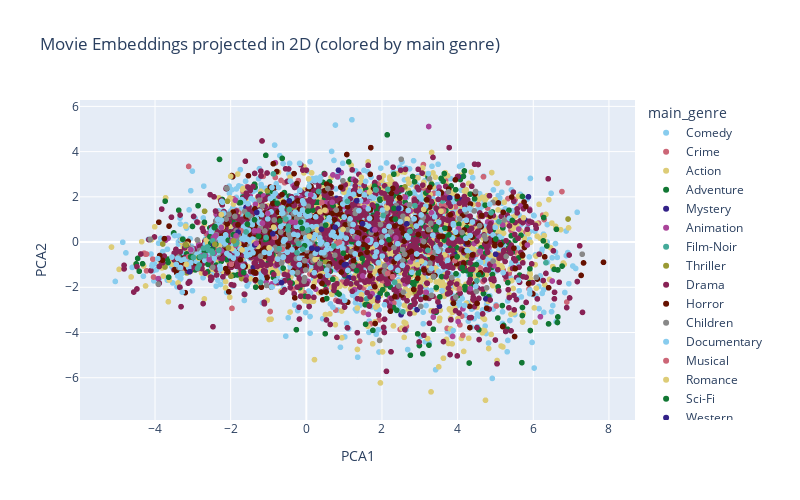

The notebook cell saved with this chart:
### Markdown cell above
You have already studied PCA, it is a useful technique for dimensionality reduction, but also simply for visualization. Don't forget to scale your embeddings first. To access the embeddings values of your keras model, have a look at the *get_weights()* function.

Compute a PCA on all your movies embeddings, get the 2 first principal components, and do a scatter plot of all the movies on a 2D plane, where each movie is a point defined by the two values of the two first principal components of the PCA from its embedding. Add the titles of the movies to each point of the plot (use plotly to do so it will be clearer), and try to see if you can interpret the axes of the PCA through to different movie genres, like in Figure 3 from the article *Matrix Factorization Techniques for Recommender Systems*.

### Code cell
from sklearn.preprocessing import StandardScaler
from sklearn.decomposition import PCA
import plotly.express as pxa


# Get all unique movie IDs (reindexed)
movies_name = dataset['movieId'].unique()

# Extract the movie embedding weights
movie_emb_weights = best_model.get_layer('q_i__movie_embedding').get_weights()[0]

# Standardize embeddings before PCA
scaler = StandardScaler()
movie_emb_weights_scaled = scaler.fit_transform(movie_emb_weights)

# Apply PCA to reduce to 2D
pca = PCA(n_components=2)
with tf.device('/cpu:0'):
    X_pca = pca.fit_transform(movie_emb_weights_scaled)

# Create a DataFrame for visualization
pca_df = pd.DataFrame({
    'movieId': movies_name,
    'PCA1': X_pca[:, 0],
    'PCA2': X_pca[:, 1]
})

# Map back to original IDs and titles
pca_df['originalId'] = pca_df['movieId'].map(reverse_movie_ids_map)
pca_df['title'] = pca_df['originalId'].map(movieId_to_title)


# Merge with movie metadata (for genres)
pca_df = pca_df.merge(df_movies[['movieId', 'genres']], left_on='originalId', right_on='movieId', how='left')
pca_df.drop(columns=['movieId_y'], inplace=True)
pca_df.rename(columns={'movieId_x': 'movieId'}, inplace=True)

# Simplify genres: take only the first one for color clarity
pca_df['main_genre'] = pca_df['genres'].apply(lambda g: g.split('|')[0] if isinstance(g, str) else 'Unknown')

# Interactive scatter plot with Plotly
fig = px.scatter(
    pca_df,
    x='PCA1',
    y='PCA2',
    color='main_genre',
    hover_name='title',
    hover_data={'main_genre': True},
    title='Movie Embeddings projected in 2D (colored by main genre)',
    width=800,   # largura em pixels
    height=500,    # altura em pixels
    color_discrete_sequence=px.colors.qualitative.Safe
)
#fig.update_traces(marker=dict(size=6, opacity=0.7))
fig.show()

### Figure 1 — Plotly figure (JSON) as saved in the notebook; plotly's stock layout.template omitted (floating-point values rounded to 4 significant figures; data arrays with more than 128 entries replaced by an {"elided": "..."} marker saying what was removed)
{"data": [{"customdata": {"elided": "2776x1 str values"}, "hovertemplate": "<b>%{hovertext}</b><br><br>main_genre=%{customdata[0]}<br>PCA1=%{x}<br>PCA2=%{y}<extra></extra>", "hovertext": {"elided": "2776 str values"}, "legendgroup": "Comedy", "marker": {"color": "rgb(136, 204, 238)", "symbol": "circle"}, "mode": "markers", "name": "Comedy", "showlegend": true, "type": "scattergl", "x": {"elided": "2776 float values"}, "xaxis": "x", "y": {"elided": "2776 float values"}, "yaxis": "y"}, {"customdata": {"elided": "534x1 str values"}, "hovertemplate": "<b>%{hovertext}</b><br><br>main_genre=%{customdata[0]}<br>PCA1=%{x}<br>PCA2=%{y}<extra></extra>", "hovertext": {"elided": "534 str values"}, "legendgroup": "Crime", "marker": {"color": "rgb(204, 102, 119)", "symbol": "circle"}, "mode": "markers", "name": "Crime", "showlegend": true, "type": "scattergl", "x": {"elided": "534 float values"}, "xaxis": "x", "y": {"elided": "534 float values"}, "yaxis": "y"}, {"customdata": {"elided": "1828x1 str values"}, "hovertemplate": "<b>%{hovertext}</b><br><br>main_genre=%{customdata[0]}<br>PCA1=%{x}<br>PCA2=%{y}<extra></extra>", "hovertext": {"elided": "1828 str values"}, "legendgroup": "Action", "marker": {"color": "rgb(221, 204, 119)", "symbol": "circle"}, "mode": "markers", "name": "Action", "showlegend": true, "type": "scattergl", "x": {"elided": "1828 float values"}, "xaxis": "x", "y": {"elided": "1828 float values"}, "yaxis": "y"}, {"customdata": {"elided": "652x1 str values"}, "hovertemplate": "<b>%{hovertext}</b><br><br>main_genre=%{customdata[0]}<br>PCA1=%{x}<br>PCA2=%{y}<extra></extra>", "hovertext": {"elided": "652 str values"}, "legendgroup": "Adventure", "marker": {"color": "rgb(17, 119, 51)", "symbol": "circle"}, "mode": "markers", "name": "Adventure", "showlegend": true, "type": "scattergl", "x": {"elided": "652 float values"}, "xaxis": "x", "y": {"elided": "652 float values"}, "yaxis": "y"}, {"customdata": [["Mystery"], ["Mystery"], ["Mystery"], ["Mystery"], ["Mystery"], ["Mystery"], ["Mystery"], ["Mystery"], ["Mystery"], ["Mystery"], ["Mystery"], ["Mystery"], ["Mystery"], ["Mystery"], ["Mystery"], ["Mystery"], ["Mystery"], ["Mystery"], ["Mystery"], ["Mystery"], ["Mystery"], ["Mystery"], ["Mystery"], ["Mystery"], ["Mystery"], ["Mystery"], ["Mystery"], ["Mystery"], ["Mystery"], ["Mystery"], ["Mystery"], ["Mystery"], ["Mystery"], ["Mystery"], ["Mystery"], ["Mystery"], ["Mystery"], ["Mystery"], ["Mystery"], ["Mystery"], ["Mystery"], ["Mystery"], ["Mystery"], ["Mystery"], ["Mystery"], ["Mystery"], ["Mystery"], ["Mystery"]], "hovertemplate": "<b>%{hovertext}</b><br><br>main_genre=%{customdata[0]}<br>PCA1=%{x}<br>PCA2=%{y}<extra></extra>", "hovertext": ["Seven (a.k.a. Se7en) (1995)", "District 9 (2009)", "Memento (2000)", "Vanilla Sky (2001)", "Old Boy (2003)", "Saboteur (1942)", "Twelve Monkeys (a.k.a. 12 Monkeys) (1995)", "Absolute Power (1997)", "Jennifer 8 (1992)", "Maltese Falcon, The (a.k.a. Dangerous Female) (1931)", "Rear Window (1954)", "Dead Again (1991)", "Vanishing, The (1993)", "Exam (2009)", "Secret Window (2004)", "Spellbound (1945)", "Pacific Heights (1990)", "Super 8 (2011)", "Inferno (2016)", "Stepford Wives, The (1975)", "Enemy (2013)", "Blow Out (1981)", "Just Cause (1995)", "Seconds (1966)", "True Crime (1996)", "Eyes of Laura Mars (1978)", "Cat o' Nine Tails, The (Gatto a nove code, Il) (1971)", "The Boy Next Door (2015)", "Unforgettable (1996)", "Fear X (2003)", "Andromeda Strain, The (1971)", "Buried (2010)", "Mortal Thoughts (1991)", "Body Double (1984)", "Masquerade (1988)", "Bunny Lake Is Missing (1965)", "Truth About Charlie, The (2002)", "Project X (1968)", "Raven, The (2012)", "The Wailing (2016)", "Death Note Rewrite: Genshisuru Kami (2007)", "Dressed to Kill (1980)", "Sherlock Holmes: The Woman in Green (1945)", "Narcopolis (2014)", "Shattered (1991)", "Stage Fright (1950)", "Obsession (1976)", "Underneath (1995)"], "legendgroup": "Mystery", "marker": {"color": "rgb(51, 34, 136)", "symbol": "circle"}, "mode": "markers", "name": "Mystery", "showlegend": true, "type": "scattergl", "x": [3.519, 2.504, 4.023, -2.462, 4.223, 2.092, 2.111, 4.119, 0.7948, 1.619, -1.996, -2.437, 3.918, 3.63, 2.223, -2.787, 0.4818, -2.073, 1.119, 2.927, 0.003811, 1.061, -2.741, 4.747, -2.787, 1.069, 5.872, -1.464, -0.7825, -2.467, 5.786, -2.028, 1.13, -2.813, -1.399, -2.616, -3.325, -0.1785, -0.6045, 2.529, -1.635, -1.972, -0.9635, -2.869, -2.787, -2.518, -2.638, -1.594], "xaxis": "x", "y": [-2.839, -3.216, 2.896, 0.1839, -0.08396, 0.7984, -1.436, 1.875, 1.932, -0.4499, -0.7284, 0.6603, -0.5537, 1.878, -0.7522, -0.6425, -0.4151, -0.5036, 0.2067, -2.991, -1.067, -1.001, -0.5736, -2.512, -0.6425, 1.222, 2.003, 0.8969, 1.51, -0.1278, 0.9709, 0.3113, -1.575, -0.7064, -1.117, 0.06701, -1.397, -1.113, 1.157, 0.07368, 0.6509, -0.2902, -0.0288, -0.6926, -0.6425, -0.3369, -0.6132, 1.537], "yaxis": "y"}, {"customdata": {"elided": "297x1 str values"}, "hovertemplate": "<b>%{hovertext}</b><br><br>main_genre=%{customdata[0]}<br>PCA1=%{x}<br>PCA2=%{y}<extra></extra>", "hovertext": {"elided": "297 str values"}, "legendgroup": "Animation", "marker": {"color": "rgb(170, 68, 153)", "symbol": "circle"}, "mode": "markers", "name": "Animation", "showlegend": true, "type": "scattergl", "x": {"elided": "297 float values"}, "xaxis": "x", "y": {"elided": "297 float values"}, "yaxis": "y"}, {"customdata": [["Film-Noir"], ["Film-Noir"], ["Film-Noir"], ["Film-Noir"], ["Film-Noir"], ["Film-Noir"], ["Film-Noir"], ["Film-Noir"], ["Film-Noir"], ["Film-Noir"], ["Film-Noir"], ["Film-Noir"]], "hovertemplate": "<b>%{hovertext}</b><br><br>main_genre=%{customdata[0]}<br>PCA1=%{x}<br>PCA2=%{y}<extra></extra>", "hovertext": ["Third Man, The (1949)", "Maltese Falcon, The (1941)", "Out of the Past (1947)", "Angel Heart (1987)", "D.O.A. (1988)", "Notorious (1946)", "Kiss Me Deadly (1955)", "Suspicion (1941)", "Undercurrent (1946)", "Suture (1993)", "Pickup on South Street (1953)", "13 Tzameti (2005)"], "legendgroup": "Film-Noir", "marker": {"color": "rgb(68, 170, 153)", "symbol": "circle"}, "mode": "markers", "name": "Film-Noir", "showlegend": true, "type": "scattergl", "x": [2.553, -2.787, 3.599, -1.162, 1.594, 3.069, -2.697, -1.162, -2.787, -1.886, 0.1376, -2.329], "xaxis": "x", "y": [-3.086, -0.6425, 1.816, 1.091, -2.517, 1.563, -0.4187, 0.5644, -0.6425, -0.1392, 0.9128, 1.01], "yaxis": "y"}, {"customdata": [["Thriller"], ["Thriller"], ["Thriller"], ["Thriller"], ["Thriller"], ["Thriller"], ["Thriller"], ["Thriller"], ["Thriller"], ["Thriller"], ["Thriller"], ["Thriller"], ["Thriller"], ["Thriller"], ["Thriller"], ["Thriller"], ["Thriller"], ["Thriller"], ["Thriller"], ["Thriller"], ["Thriller"], ["Thriller"], ["Thriller"], ["Thriller"], ["Thriller"], ["Thriller"], ["Thriller"], ["Thriller"], ["Thriller"], ["Thriller"], ["Thriller"], ["Thriller"], ["Thriller"], ["Thriller"], ["Thriller"], ["Thriller"], ["Thriller"], ["Thriller"], ["Thriller"], ["Thriller"], ["Thriller"], ["Thriller"], ["Thriller"], ["Thriller"], ["Thriller"], ["Thriller"], ["Thriller"], ["Thriller"], ["Thriller"], ["Thriller"], ["Thriller"], ["Thriller"], ["Thriller"], ["Thriller"], ["Thriller"], ["Thriller"], ["Thriller"], ["Thriller"], ["Thriller"], ["Thriller"], ["Thriller"], ["Thriller"], ["Thriller"], ["Thriller"], ["Thriller"], ["Thriller"], ["Thriller"], ["Thriller"], ["Thriller"], ["Thriller"], ["Thriller"], ["Thriller"], ["Thriller"], ["Thriller"], ["Thriller"], ["Thriller"], ["Thriller"], ["Thriller"], ["Thriller"], ["Thriller"], ["Thriller"], ["Thriller"], ["Thriller"]], "hovertemplate": "<b>%{hovertext}</b><br><br>main_genre=%{customdata[0]}<br>PCA1=%{x}<br>PCA2=%{y}<extra></extra>", "hovertext": ["Fugitive, The (1993)", "Hush (2016)", "Safe (1995)", "Malice (1993)", "10 Cloverfield Lane (2016)", "The Girl on the Train (2016)", "15 Minutes (2001)", "High Crimes (2002)", "Hush (1998)", "Fear (1996)", "Panic Room (2002)", "Cop (1988)", "Red Rock West (1992)", "Miss Sloane (2016)", "Arlington Road (1999)", "Crush, The (1993)", "Sleepers (1996)", "The Thinning (2016)", "Cape Fear (1991)", "In Crowd, The (2000)", "Best Offer, The (Migliore offerta, La) (2013)", "Don't Breathe (2016)", "Standoff (2016)", "Manchurian Candidate, The (2004)", "Hideaway (1995)", "Spotlight (2015)", "Dead Zone, The (1983)", "Felony (2013)", "Dead Calm (1989)", "Fourth Protocol, The (1987)", "Gift, The (2000)", "Perfect Murder, A (1998)", "Mojave (2015)", "Sliver (1993)", "Across the Hall (2009)", "Guest, The (2014)", "Spartan (2004)", "A Most Wanted Man (2014)", "Stranger in the House (1997)", "Jade (1995)", "Eye of the Beholder (1999)", "Stay (2005)", "Bone Collector, The (1999)", "Strangeland (1998)", "Best Seller (1987)", "Who Am I (Kein System Ist Sicher) (2014)", "Skulls, The (2000)", "Tiger Raid (2016)", "Swimfan (2002)", "Kill Me Three Times (2014)", "I Saw What You Did (1965)", "Twisted (2004)", "Atomic Blonde (2017)", "I Confess (1953)", "Eye, The (Gin gwai) (Jian gui) (2002)", "Sabotage (1936)", "The Loft (2014)", "Don't Say a Word (2001)", "Topaz (1969)", "Felicia's Journey (1999)", "Blink (1994)", "Odessa File, The (1974)", "Glass House, The (2001)", "Bless the Child (2000)", "Shadow Conspiracy (1997)", "American Fable (2017)", "Coma (1978)", "Careful What You Wish For (2015)", "Frenzy (1972)", "Elle (2016)", "Torn Curtain (1966)", "Intact (Intacto) (2001)", "The Maid's Room (2014)", "Colonia (2016)", "Return to Sender (2015)", "Secret Agent (1936)", "Blue Ruin (2013)", "Tightrope (1984)", "Bad Karma (2012)", "Eyewitness (Janitor, The) (1981)", "Ipcress File, The (1965)", "Seven Days in May (1964)", "Domestic Disturbance (2001)"], "legendgroup": "Thriller", "marker": {"color": "rgb(153, 153, 51)", "symbol": "circle"}, "mode": "markers", "name": "Thriller", "showlegend": true, "type": "scattergl", "x": [2.88, 0.1886, 2.694, 3.9, -1.712, 0.8949, 3.182, 3.126, 2.844, 2.608, -1.179, 2.258, 0.08884, -2.464, -2.832, 2.791, 0.5104, 3.896, 0.3224, -3.159, 1.45, -2.404, -3.197, 2.064, -2.13, 2.071, 6.92, 2.814, -0.7868, -3.737, -1.973, 0.949, -2.522, -2.199, -3.127, -2.4, -2.787, 0.3377, -1.768, -0.7873, -1.547, -2.715, 2.508, -2.953, -3.196, -2.541, -0.3897, -0.003612, -1.033, 4.254, -2.803, 2.702, -1.674, 0.2948, 1.726, -2.085, 1.232, 2.187, -2.787, -0.4639, -2.059, -3.324, -2.7, 1.344, 1.49, 3.843, 3.193, -3.796, -2.424, -2.689, -0.3011, -2.274, -2.615, -3.146, 1.789, -3.043, -0.3874, -1.992, -2.752, -2.787, -3.305, -2.569, 3.505], "xaxis": "x", "y": [-2.215, 0.384, 0.4603, 0.2671, -1.613, 1.203, 0.6076, 0.2609, -0.3196, 2.44, 0.9399, 0.9781, 0.5499, 0.4231, -0.6743, -1.279, -0.8728, 0.9162, 0.5181, -1.361, 2.146, 0.7003, -0.7674, 0.9895, 0.9831, 1.945, 1.019, 0.7484, 0.9622, -1.102, 0.02513, 1.2, -0.9229, 1.249, -0.9915, 0.09864, -0.6425, -0.1677, -0.3119, 2.058, 0.8027, -0.2653, 0.9463, -0.8838, -0.1399, -0.3586, 1.677, -1.143, 2.266, -0.5965, -0.6655, 0.9595, 0.6182, 1.209, -0.5902, 1.803, -0.3881, 0.8948, -0.6425, 1.567, 0.002021, -1.399, -0.5918, 0.1022, -0.6746, 0.1458, -0.3165, -0.08521, -0.5023, 1.362, 1.465, -0.06029, -0.0892, -0.1033, 0.219, -0.7208, 1.366, -1.513, -0.6313, -0.6425, -1.366, -0.3496, 0.7984], "yaxis": "y"}, {"customdata": {"elided": "2218x1 str values"}, "hovertemplate": "<b>%{hovertext}</b><br><br>main_genre=%{customdata[0]}<br>PCA1=%{x}<br>PCA2=%{y}<extra></extra>", "hovertext": {"elided": "2218 str values"}, "legendgroup": "Drama", "marker": {"color": "rgb(136, 34, 85)", "symbol": "circle"}, "mode": "markers", "name": "Drama", "showlegend": true, "type": "scattergl", "x": {"elided": "2218 float values"}, "xaxis": "x", "y": {"elided": "2218 float values"}, "yaxis": "y"}, {"customdata": {"elided": "468x1 str values"}, "hovertemplate": "<b>%{hovertext}</b><br><br>main_genre=%{customdata[0]}<br>PCA1=%{x}<br>PCA2=%{y}<extra></extra>", "hovertext": {"elided": "468 str values"}, "legendgroup": "Horror", "marker": {"color": "rgb(102, 17, 0)", "symbol": "circle"}, "mode": "markers", "name": "Horror", "showlegend": true, "type": "scattergl", "x": {"elided": "468 float values"}, "xaxis": "x", "y": {"elided": "468 float values"}, "yaxis": "y"}, {"customdata": {"elided": "197x1 str values"}, "hovertemplate": "<b>%{hovertext}</b><br><br>main_genre=%{customdata[0]}<br>PCA1=%{x}<br>PCA2=%{y}<extra></extra>", "hovertext": {"elided": "197 str values"}, "legendgroup": "Children", "marker": {"color": "rgb(136, 136, 136)", "symbol": "circle"}, "mode": "markers", "name": "Children", "showlegend": true, "type": "scattergl", "x": {"elided": "197 float values"}, "xaxis": "x", "y": {"elided": "197 float values"}, "yaxis": "y"}, {"customdata": {"elided": "385x1 str values"}, "hovertemplate": "<b>%{hovertext}</b><br><br>main_genre=%{customdata[0]}<br>PCA1=%{x}<br>PCA2=%{y}<extra></extra>", "hovertext": {"elided": "385 str values"}, "legendgroup": "Documentary", "marker": {"color": "rgb(136, 204, 238)", "symbol": "circle"}, "mode": "markers", "name": "Documentary", "showlegend": true, "type": "scattergl", "x": {"elided": "385 float values"}, "xaxis": "x", "y": {"elided": "385 float values"}, "yaxis": "y"}, {"customdata": [["Musical"], ["Musical"], ["Musical"], ["Musical"], ["Musical"], ["Musical"], ["Musical"], ["Musical"], ["Musical"], ["Musical"], ["Musical"], ["Musical"], ["Musical"], ["Musical"], ["Musical"], ["Musical"], ["Musical"], ["Musical"], ["Musical"], ["Musical"], ["Musical"], ["Musical"], ["Musical"]], "hovertemplate": "<b>%{hovertext}</b><br><br>main_genre=%{customdata[0]}<br>PCA1=%{x}<br>PCA2=%{y}<extra></extra>", "hovertext": ["Sound of Music, The (1965)", "Meet Me in St. Louis (1944)", "Oklahoma! (1955)", "From Justin to Kelly (2003)", "American in Paris, An (1951)", "Tommy (1975)", "Easter Parade (1948)", "Calamity Jane (1953)", "South Pacific (1958)", "Breakin' 2: Electric Boogaloo (1984)", "Gigi (1958)", "Gold Diggers of 1933 (1933)", "Fantasticks, The (1995)", "Moonwalker (1988)", "Unsinkable Molly Brown, The (1964)", "Cats (1998)", "Happy Go Lovely (1951)", "Gypsy (1962)", "Love Me Tender (1956)", "Silk Stockings (1957)", "Jolson Story, The (1946)", "Inspector General, The (1949)", "Broadway Melody, The (1929)"], "legendgroup": "Musical", "marker": {"color": "rgb(204, 102, 119)", "symbol": "circle"}, "mode": "markers", "name": "Musical", "showlegend": true, "type": "scattergl", "x": [3.93, 0.4087, 2.153, -1.984, 3.267, 3.626, -1.724, 0.8769, -2.407, -2.687, 0.8029, -0.6365, 0.5256, 4.137, -0.571, 2.28, -0.8372, 4.049, -0.9567, -2.366, -2.338, -3.113, -2.787], "xaxis": "x", "y": [-0.8184, 1.755, -1.389, -0.9838, -0.4576, 1.37, 0.4986, 0.002597, -0.1007, -0.513, -0.05584, -0.3106, 1.377, -4.126, 0.9493, -1.533, 0.2107, -2.068, -3.074, -0.232, -0.3655, -0.6443, -0.6425], "yaxis": "y"}, {"customdata": [["Romance"], ["Romance"], ["Romance"], ["Romance"], ["Romance"], ["Romance"], ["Romance"], ["Romance"], ["Romance"], ["Romance"], ["Romance"], ["Romance"], ["Romance"], ["Romance"], ["Romance"], ["Romance"], ["Romance"], ["Romance"], ["Romance"], ["Romance"], ["Romance"], ["Romance"], ["Romance"], ["Romance"], ["Romance"], ["Romance"], ["Romance"], ["Romance"], ["Romance"], ["Romance"], ["Romance"], ["Romance"], ["Romance"], ["Romance"], ["Romance"], ["Romance"], ["Romance"], ["Romance"]], "hovertemplate": "<b>%{hovertext}</b><br><br>main_genre=%{customdata[0]}<br>PCA1=%{x}<br>PCA2=%{y}<extra></extra>", "hovertext": ["Life Less Ordinary, A (1997)", "Meet Joe Black (1998)", "Adjustment Bureau, The (2011)", "Jetée, La (1962)", "Temptress Moon (Feng Yue) (1996)", "Happy Accidents (2000)", "Fall (1997)", "Birdemic: Shock and Terror (2010)", "Enigma (2001)", "Dirty Dancing: Havana Nights (2004)", "Farewell to Arms, A (1932)", "Cherry 2000 (1987)", "Upstream Color (2013)", "Hustler White (1996)", "Paris, I Love You (Paris, je t'aime) (2006)", "House of Mirth, The (2000)", "Code 46 (2003)", "Claim, The (2000)", "Before We Go (2014)", "Big Country, The (1958)", "Message in a Bottle (1999)", "Autumn Tale, An (Conte d'automne) (1998)", "Raise Your Voice (2004)", "Against All Odds (1984)", "'Tis the Season for Love (2015)", "Angel Eyes (2001)", "Love and Other Catastrophes (1996)", "In Love and War (1996)", "Anything for Love (2016)", "And Now... Ladies and Gentlemen... (2002)", "He Loves Me... He Loves Me Not (À la folie... pas du tout) (2002)", "Open Hearts (Elsker dig for evigt) (2002)", "Kama Sutra: A Tale of Love (1996)", "Emma (1996)", "Rio Grande (1950)", "Love Jones (1997)", "Brown Sugar (2002)", "Jack and Sarah (1995)"], "legendgroup": "Romance", "marker": {"color": "rgb(221, 204, 119)", "symbol": "circle"}, "mode": "markers", "name": "Romance", "showlegend": true, "type": "scattergl", "x": [0.2315, 3.046, 3.855, -1.7, 2.667, 1.453, -1.784, -0.985, -1.972, -2.85, -2.0, -2.308, 2.937, -2.248, 3.56, 0.3618, 1.67, 3.103, -2.644, -2.86, 0.2902, 0.5541, -2.787, 5.74, 2.137, -1.279, -3.152, -0.8625, -1.377, -2.787, -3.281, -3.17, 0.9703, 0.4922, 0.08042, -2.826, -2.606, -2.217], "xaxis": "x", "y": [-0.7714, -0.8443, -4.501, -0.3481, 1.017, 2.863, -0.07808, -0.2571, -0.2894, -0.7091, 2.906, -0.1602, -1.011, 1.213, 1.369, 1.335, 2.212, 1.444, 0.07971, -0.6865, 0.5355, 0.7598, -0.6425, 1.074, 1.504, -0.1921, -0.1, 0.6588, -0.01642, -0.6425, 0.1244, -0.9878, 0.5585, 1.41, 0.2565, -0.68, -0.08112, 0.6615], "yaxis": "y"}, {"customdata": [["Sci-Fi"], ["Sci-Fi"], ["Sci-Fi"], ["Sci-Fi"], ["Sci-Fi"], ["Sci-Fi"], ["Sci-Fi"], ["Sci-Fi"], ["Sci-Fi"], ["Sci-Fi"], ["Sci-Fi"], ["Sci-Fi"], ["Sci-Fi"], ["Sci-Fi"], ["Sci-Fi"], ["Sci-Fi"], ["Sci-Fi"], ["Sci-Fi"], ["Sci-Fi"], ["Sci-Fi"], ["Sci-Fi"], ["Sci-Fi"], ["Sci-Fi"], ["Sci-Fi"], ["Sci-Fi"], ["Sci-Fi"], ["Sci-Fi"], ["Sci-Fi"], ["Sci-Fi"], ["Sci-Fi"], ["Sci-Fi"], ["Sci-Fi"], ["Sci-Fi"], ["Sci-Fi"], ["Sci-Fi"], ["Sci-Fi"], ["Sci-Fi"], ["Sci-Fi"], ["Sci-Fi"], ["Sci-Fi"], ["Sci-Fi"], ["Sci-Fi"], ["Sci-Fi"], ["Sci-Fi"], ["Sci-Fi"], ["Sci-Fi"], ["Sci-Fi"], ["Sci-Fi"], ["Sci-Fi"], ["Sci-Fi"], ["Sci-Fi"], ["Sci-Fi"], ["Sci-Fi"], ["Sci-Fi"], ["Sci-Fi"], ["Sci-Fi"], ["Sci-Fi"], ["Sci-Fi"], ["Sci-Fi"], ["Sci-Fi"], ["Sci-Fi"], ["Sci-Fi"]], "hovertemplate": "<b>%{hovertext}</b><br><br>main_genre=%{customdata[0]}<br>PCA1=%{x}<br>PCA2=%{y}<extra></extra>", "hovertext": ["Timecrimes (Cronocrímenes, Los) (2007)", "2010: The Year We Make Contact (1984)", "Limitless (2011)", "Island of Dr. Moreau, The (1996)", "Interstellar (2014)", "Blade Runner 2049 (2017)", "Arrival (2016)", "Mission to Mars (2000)", "Boy and His Dog, A (1975)", "Meteor (1979)", "Sphere (1998)", "Contagion (2011)", "2048: Nowhere to Run (2017)", "Omega Doom (1996)", "Idaho Transfer (1973)", "Futureworld (1976)", "Seven Sisters (2017)", "Dawn of the Planet of the Apes (2014)", "Doctor Who: The Runaway Bride (2007)", "Time After Time (1979)", "Angry Red Planet, The (1959)", "Project Almanac (2015)", "Runaway (1984)", "This Island Earth (1955)", "Buck Rogers in the 25th Century (1979)", "Stargate: Continuum (2008)", "Robot Jox (1990)", "Guyver: Dark Hero (1994)", "Doctor Who: A Christmas Carol (2010)", "Brainstorm (1983)", "Sharknado (2013)", "Oblivion 2: Backlash (1996)", "Android (1982)", "Autómata (Automata) (2014)", "20 Million Miles to Earth (1957)", "Alien from L.A. (1988)", "Cargo (2009)", "Final Cut, The (2004)", "Beginning of the End (1957)", "Webmaster (1998)", "When Worlds Collide (1951)", "Retroactive (1997)", "It Came from Outer Space (1953)", "Babylon 5: The Legend of the Rangers: To Live and Die in Starlight (2002)", "Earth vs. the Flying Saucers (1956)", "Babylon 5", "Battle Beyond the Stars (1980)", "Brave New World (1998)", "Paradox (2010)", "Zone 39 (1997)", "Saturn 3 (1980)", "Push (2009)", "Babylon 5: The Lost Tales - Voices in the Dark (2007)", "Signal, The (2014)", "Robinson Crusoe on Mars (1964)", "Amazing Transparent Man, The (1960)", "Incredible Shrinking Man, The (1957)", "Skyline (2010)", "The Darkest Minds (2018)", "Atomic Submarine, The (1959)", "Babylon 5: The Gathering (1993)", "ARQ (2016)"], "legendgroup": "Sci-Fi", "marker": {"color": "rgb(17, 119, 51)", "symbol": "circle"}, "mode": "markers", "name": "Sci-Fi", "showlegend": true, "type": "scattergl", "x": [1.33, 2.737, 2.184, -2.787, 4.559, -1.742, 0.7026, 2.811, 0.5408, -2.416, 3.431, -0.6969, 3.664, -2.309, -1.369, -2.547, -0.1065, -2.471, 2.315, 3.769, -1.059, -0.6117, -2.694, -2.787, -1.655, 5.445, 2.355, 0.5121, -2.429, -3.268, 0.06119, 0.04186, -2.787, -0.7704, -1.557, 1.803, -2.601, -2.787, 4.126, 5.009, -0.04613, 3.987, -4.417, -0.1471, -2.787, 1.478, 0.9792, -2.394, -3.185, -2.787, -2.829, -1.262, -2.662, -3.186, -3.012, -1.927, -2.527, -3.021, -3.18, -3.06, 4.496, -2.062], "xaxis": "x", "y": [-1.263, 2.157, 0.1067, -0.6425, -1.447, 1.745, 1.627, 2.899, -2.496, 0.6865, 0.6762, 0.9328, 0.6117, -0.3682, 0.9837, 0.2356, 0.6022, -0.2851, 1.49, 0.3177, 0.1307, -1.155, -0.4168, -0.6425, -1.343, 0.9549, 1.014, 0.7487, 0.6348, 0.1244, 0.5284, 1.371, -0.6425, 1.721, 0.7931, 2.474, -0.9854, -0.6425, -1.127, 0.1359, -0.1623, -0.6523, -1.291, 0.8763, -0.6425, -0.7238, -0.4916, -0.09552, -0.1274, -0.6425, -0.6777, 0.258, -0.399, -0.1414, -0.6591, 0.3244, -0.05543, -0.6649, -0.1345, -0.6566, -0.9932, 0.08096], "yaxis": "y"}, {"customdata": [["Western"], ["Western"], ["Western"], ["Western"], ["Western"], ["Western"], ["Western"], ["Western"], ["Western"], ["Western"], ["Western"], ["Western"], ["Western"], ["Western"], ["Western"], ["Western"], ["Western"], ["Western"], ["Western"], ["Western"], ["Western"], ["Western"], ["Western"]], "hovertemplate": "<b>%{hovertext}</b><br><br>main_genre=%{customdata[0]}<br>PCA1=%{x}<br>PCA2=%{y}<extra></extra>", "hovertext": ["Jeremiah Johnson (1972)", "Nevada Smith (1966)", "Little Big Man (1970)", "High Plains Drifter (1973)", "Pat Garrett and Billy the Kid (1973)", "True Grit (2010)", "The Hateful Eight (2015)", "One-Eyed Jacks (1961)", "Wyatt Earp (1994)", "Winchester '73 (1950)", "Open Range (2003)", "Mackenna's Gold (1969)", "Rio Bravo (1959)", "Bad Girls (1994)", "Winds of the Wasteland (1936)", "Pale Rider (1985)", "Wild Bill (1995)", "Alvarez Kelly (1966)", "Hombre (1967)", "The Dark Valley (2014)", "Tom Horn (1980)", "Appaloosa (2008)", "She Wore a Yellow Ribbon (1949)"], "legendgroup": "Western", "marker": {"color": "rgb(51, 34, 136)", "symbol": "circle"}, "mode": "markers", "name": "Western", "showlegend": true, "type": "scattergl", "x": [-1.364, 5.006, 0.1434, -3.085, 2.657, 1.898, 1.486, 1.333, 0.4006, 3.791, -1.803, 0.2884, 0.851, 1.745, -0.6546, 2.442, -2.787, -0.4488, 0.7605, -0.8852, 1.007, -1.31, -2.452], "xaxis": "x", "y": [-0.1272, -0.5376, -0.2719, -1.313, 0.8073, -2.457, 0.8098, 1.832, 0.5679, 1.959, 0.4427, -0.309, 3.178, 0.5408, -1.793, 1.492, -0.6425, 1.822, 0.6575, 0.3664, -1.006, 1.309, -0.1091], "yaxis": "y"}, {"customdata": [["(no genres listed)"], ["(no genres listed)"], ["(no genres listed)"], ["(no genres listed)"], ["(no genres listed)"], ["(no genres listed)"], ["(no genres listed)"], ["(no genres listed)"], ["(no genres listed)"], ["(no genres listed)"], ["(no genres listed)"], ["(no genres listed)"], ["(no genres listed)"], ["(no genres listed)"], ["(no genres listed)"], ["(no genres listed)"], ["(no genres listed)"], ["(no genres listed)"], ["(no genres listed)"], ["(no genres listed)"], ["(no genres listed)"], ["(no genres listed)"], ["(no genres listed)"], ["(no genres listed)"], ["(no genres listed)"], ["(no genres listed)"], ["(no genres listed)"], ["(no genres listed)"], ["(no genres listed)"], ["(no genres listed)"], ["(no genres listed)"], ["(no genres listed)"], ["(no genres listed)"], ["(no genres listed)"]], "hovertemplate": "<b>%{hovertext}</b><br><br>main_genre=%{customdata[0]}<br>PCA1=%{x}<br>PCA2=%{y}<extra></extra>", "hovertext": ["Whiplash (2013)", "The Brand New Testament (2015)", "Pirates of the Caribbean: Dead Men Tell No Tales (2017)", "The Godfather Trilogy: 1972-1990 (1992)", "Serving in Silence: The Margarethe Cammermeyer Story (1995)", "The Adventures of Sherlock Holmes and Doctor Watson", "Death Note: Desu nôto (2006–2007)", "The OA", "Green Room (2015)", "Ali Wong: Baby Cobra (2016)", "Ben-hur (2016)", "Let It Be Me (1995)", "T2 3-D: Battle Across Time (1996)", "Black Mirror", "Too Funny to Fail: The Life and Death of The Dana Carvey Show (2017)", "Hyena Road", "La cravate (1957)", "Maria Bamford: Old Baby", "A Midsummer Night's Dream (2016)", "Trevor Noah: African American (2013)", "Cosmos", "Superfast! (2015)", "Paterson", "The Putin Interviews (2017)", "Noin 7 veljestä (1968)", "The Adventures of Sherlock Holmes and Doctor Watson: The Hunt for the Tiger (1980)", "Grease Live (2016)", "Generation Iron 2", "Lemonade (2016)", "Ethel & Ernest (2016)", "A Cosmic Christmas (1977)", "Guardians (2016)", "The Forbidden Dance (1990)", "A Christmas Story Live! (2017)"], "legendgroup": "(no genres listed)", "marker": {"color": "rgb(170, 68, 153)", "symbol": "circle"}, "mode": "markers", "name": "(no genres listed)", "showlegend": true, "type": "scattergl", "x": [-1.959, -1.375, -2.459, -0.1995, 2.369, -2.449, 1.814, -0.2897, 1.616, 0.704, -1.26, -0.4006, 4.334, 0.6834, -1.022, 5.843, -2.724, 0.1167, -2.566, -1.862, -2.765, -2.244, -2.396, -1.321, 1.491, 4.6, -2.439, 1.347, -3.05, -2.291, -1.16, -2.665, -1.857, -2.244], "xaxis": "x", "y": [0.07725, 0.5015, 0.1922, -0.09648, 0.1819, 0.05356, 0.5393, 0.8708, 0.08055, 2.968, 0.5, 0.8838, -2.054, 1.756, 1.263, -0.1296, -0.5901, 2.089, -0.7853, -0.1451, -0.6205, -0.3827, 0.289, -0.0558, -1.498, -0.4027, -0.4975, 0.1881, -0.3416, -0.35, 0.8342, -0.6, 0.2774, 0.6501], "yaxis": "y"}, {"customdata": [["Fantasy"], ["Fantasy"], ["Fantasy"], ["Fantasy"], ["Fantasy"], ["Fantasy"], ["Fantasy"], ["Fantasy"], ["Fantasy"], ["Fantasy"], ["Fantasy"], ["Fantasy"], ["Fantasy"], ["Fantasy"], ["Fantasy"], ["Fantasy"], ["Fantasy"], ["Fantasy"], ["Fantasy"], ["Fantasy"], ["Fantasy"], ["Fantasy"], ["Fantasy"], ["Fantasy"], ["Fantasy"], ["Fantasy"], ["Fantasy"], ["Fantasy"], ["Fantasy"], ["Fantasy"], ["Fantasy"], ["Fantasy"], ["Fantasy"], ["Fantasy"], ["Fantasy"], ["Fantasy"], ["Fantasy"], ["Fantasy"], ["Fantasy"], ["Fantasy"], ["Fantasy"], ["Fantasy"]], "hovertemplate": "<b>%{hovertext}</b><br><br>main_genre=%{customdata[0]}<br>PCA1=%{x}<br>PCA2=%{y}<extra></extra>", "hovertext": ["Prophecy, The (1995)", "Brazil (1985)", "Evil Dead, The (1981)", "Sleepy Hollow (1999)", "Dracula (Bram Stoker's Dracula) (1992)", "Andalusian Dog, An (Chien andalou, Un) (1929)", "Tales from the Darkside: The Movie (1990)", "Fantastic Beasts and Where to Find Them (2016)", "Queen of the Damned (2002)", "Company of Wolves, The (1984)", "Ginger Snaps Back: The Beginning (2004)", "Brigadoon (1954)", "Children of Dune (2003)", "Made in Heaven (1987)", "Beauty and the Beast (2017)", "Silent Hill (2006)", "Videodrome (1983)", "Troll Hunter, The (Trolljegeren) (2010)", "Paperhouse (1988)", "Ninth Gate, The (1999)", "Miss Peregrine's Home for Peculiar Children (2016)", "Twilight Zone: The Movie (1983)", "Last Wave, The (1977)", "Prince of Darkness (1987)", "Candyman: Farewell to the Flesh (1995)", "Red Riding Hood (2011)", "Heartless (2009)", "Insidious (2010)", "Twilight Saga: Eclipse, The (2010)", "Snow White (1916)", "Topo, El (1970)", "Night Listener, The (2006)", "The Dark Tower (2017)", "Troll 2 (1990)", "Nightbreed (1990)", "7 Faces of Dr. Lao (1964)", "Insidious: Chapter 3 (2015)", "Solace (2015)", "Nightmare on Elm Street, A (2010)", "Survive Style 5+ (2004)", "Meshes of the Afternoon (1943)", "Purgatory (1999)"], "legendgroup": "Fantasy", "marker": {"color": "rgb(68, 170, 153)", "symbol": "circle"}, "mode": "markers", "name": "Fantasy", "showlegend": true, "type": "scattergl", "x": [4.885, 6.336, 0.0373, 1.086, 5.092, 0.7243, 0.3248, -1.211, 2.872, -0.8726, -1.593, 1.83, 2.336, -0.4727, -1.064, 2.74, -1.836, -2.311, -2.589, -2.835, -0.1004, -2.471, -0.2466, -0.7161, -2.616, -2.875, -2.808, -2.505, 2.031, 3.211, 2.154, -2.717, -2.697, 4.508, -1.87, -2.477, -0.4464, -1.545, -2.983, -0.4853, -0.5409, -0.2044], "xaxis": "x", "y": [1.3, -0.9136, 0.5201, 1.803, 0.9031, -0.1735, 2.236, -1.786, 1.612, 3.014, 0.4478, 2.311, -1.778, 0.6991, 0.2001, 0.4751, -0.04056, -0.3661, -0.349, -1.016, -0.3145, 0.0526, -0.4749, -0.2954, -0.2174, -1.164, -0.6571, -0.3981, 1.176, -0.3651, 2.33, -0.2678, -0.6012, -1.713, -0.09264, -0.4886, 1.442, 1.218, -0.6796, 0.5387, 1.019, -0.07281], "yaxis": "y"}, {"customdata": [["War"], ["War"], ["War"], ["War"]], "hovertemplate": "<b>%{hovertext}</b><br><br>main_genre=%{customdata[0]}<br>PCA1=%{x}<br>PCA2=%{y}<extra></extra>", "hovertext": ["Run Silent Run Deep (1958)", "Pork Chop Hill (1959)", "Objective, Burma! (1945)", "Battle for Haditha (2007)"], "legendgroup": "War", "marker": {"color": "rgb(153, 153, 51)", "symbol": "circle"}, "mode": "markers", "name": "War", "showlegend": true, "type": "scattergl", "x": [-2.058, -1.925, -2.42, -3.183], "xaxis": "x", "y": [-0.2557, 0.04934, -0.102, -0.1252], "yaxis": "y"}], "layout": {"height": 500, "legend": {"title": {"text": "main_genre"}, "tracegroupgap": 0}, "title": {"text": "Movie Embeddings projected in 2D (colored by main genre)"}, "width": 800, "xaxis": {"anchor": "y", "domain": [0, 1], "title": {"text": "PCA1"}}, "yaxis": {"anchor": "x", "domain": [0, 1], "title": {"text": "PCA2"}}}}
